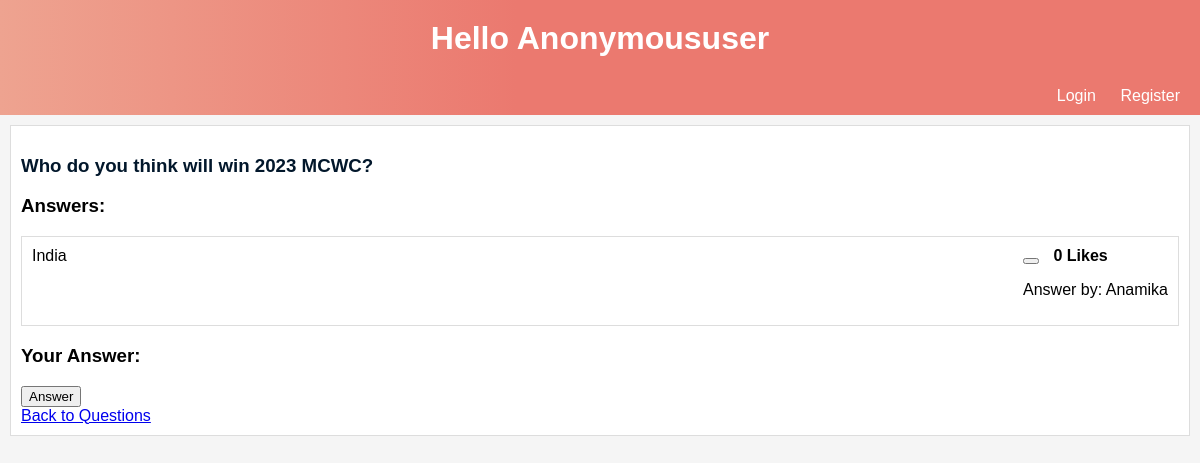
/questions/1/, run on an earlier commit of the app's database.
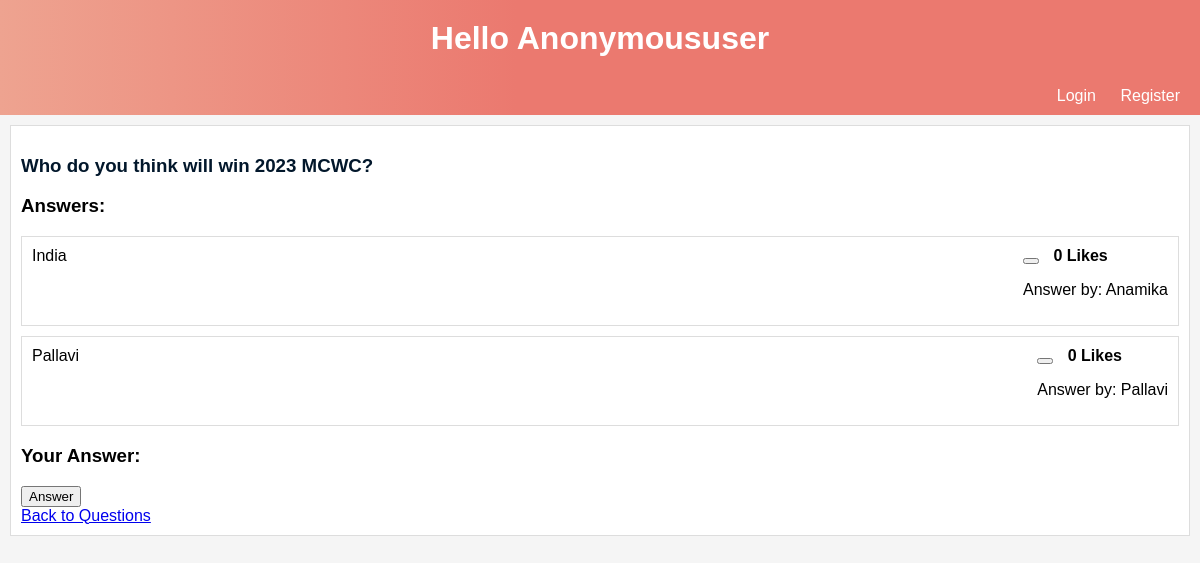
And on a later commit of the database.
### quora_app/models.py (models this page shows)
class Answer(models.Model):
    question = models.ForeignKey(Question, on_delete=models.CASCADE)
    user = models.ForeignKey(User, on_delete=models.CASCADE)
    content = models.TextField()
    created_at = models.DateTimeField(auto_now_add=True)
    likes = models.ManyToManyField(User, related_name='liked_answers')

### quora_app/views.py (the view)
# urls.py: path('questions/<int:question_id>/', views.question_detail, name='question_detail'),
def question_detail(request, question_id):
    question = Question.objects.get(pk=question_id)
    answers = Answer.objects.filter(question=question)
    return render(request, 'question_detail.html', {'question': question, 'answers': answers})

### quora_app/templates/question_detail.html (shortened to what this page needs)
<!DOCTYPE html>
<html>
<head>
    <link rel="stylesheet" href="https://cdnjs.cloudflare.com/ajax/libs/font-awesome/6.3.0/css/all.min.css">
</head>
<body>
<h1>Hello {{ request.user|title }}</h1>
<div id="navigation">
    {% if user.is_authenticated %}
        <a href="{% url 'user_logout' %}">Logout</a>
    {% else %}
        <a href="{% url 'user_login' %}">Login</a>
        <a href="{% url 'user_register' %}">Register</a>
    {% endif %}
</div>
<div class="task-wrapper">
    <div class="task-title">
        <h3><a class="task-link" href="{% url 'question_detail' question.id %}">{{ question.title }}</a></h3>
    </div>
    <h3>Answers:</h3>
    <ul class="answer-list">
        {% for answer in answers %}
            <li class="answer-item">
                <div class="answer-content">
                    {{ answer.content }}
                </div>
                <div class="answer-info">
                    <form method="post" action="{% url 'like_answer' answer.id %}">
                        <button type="submit" class="like-button">
                        </button>
                        <span class="like-count">{{ answer.likes.count }} Likes</span>
                    </form>
                    <p>Answer by: {{ answer.user.username }}</p>
                </div>
            </li>
        {% endfor %}
    </ul>
    <h3>Your Answer:</h3>
    <form method="post" action="{% url 'answer_question' question.id %}">
        <button type="submit">Answer</button>
    </form>
    <a href="{% url 'question_list' %}">Back to Questions</a>
</div>
</body>
</html>

What changed in the data, as far as the page shows it:
added Answer: content "Pallavi", likes.count "0", user.username "Pallavi"
